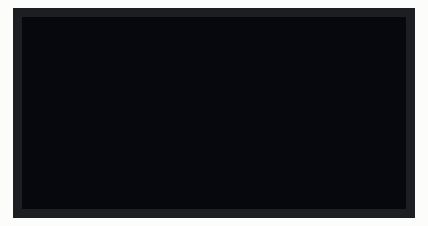
The sketch below on a simulated Arduino Uno, built with avr-gcc and run on an emulated ATmega328P. Shown: 128×64 one-colour display.

Above: at 0.1 s.
At 0.6 s:
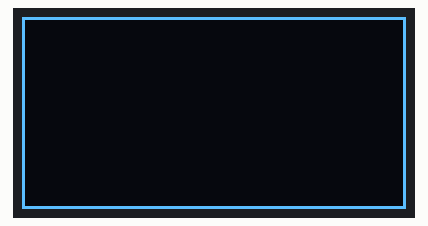
At 1.7 s:
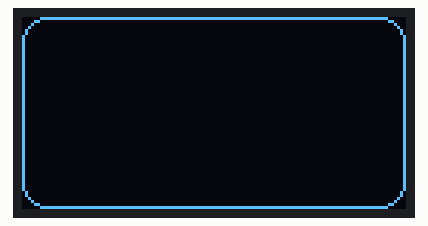
At 2.7 s:
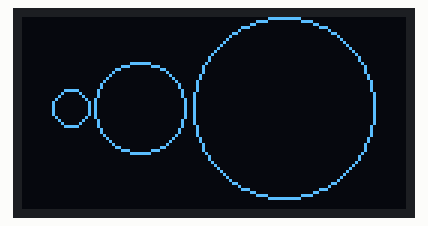

The sketch:

oledKare.ino
```cpp
#include <Wire.h>
#include <SPI.h>
#include <Adafruit_SSD1306.h>
int genislik = 128;
int yukseklik = 64;
int adres = 0x3C;   // 128x64 için 0x3C (bazı modüllerde 0x3D)

Adafruit_SSD1306 ekran(genislik, yukseklik, &Wire);

void setup() {
  ekran.begin(SSD1306_SWITCHCAPVCC, adres);

}

void loop() {
  ekran.clearDisplay();        // Ekranı temizleyelim
  ekran.display();             // Ekranı görüntüleyelim
  delay(500);

  ekran.drawRect(0, 0, 128, 64, SSD1306_WHITE);
  ekran.display();
  delay(500);

  // Köşeleri yuvarlak dikdörtgen çizimi (başlangıç x, y, bitiş x, y)
  ekran.clearDisplay();
  ekran.display();
  delay(500);
  ekran.drawRoundRect(0, 0, 128, 64, 8, SSD1306_WHITE);
  ekran.display();
  delay(500);

  // Çember çizimi (çember merkezi x, y, çember yarıçapı)
  ekran.clearDisplay();
  ekran.display();
  delay(500);
  ekran.drawCircle(16, 30, 6, SSD1306_WHITE);
  ekran.drawCircle(39, 30, 15, SSD1306_WHITE);
  ekran.drawCircle(87, 30, 30, SSD1306_WHITE);
  ekran.display();
  delay(500);

}
```

Measured:
- by itself, everything shown: repeats every 3.2 s, in 6 steps
- what the display in image 1 shows lasts 0.5 s, from 0.6 s to 1.1 s
